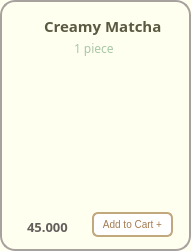
       <widget class="QFrame" name="frame_cookcreamy">
        <property name="geometry">
         <rect>
          <x>10</x>
          <y>300</y>
          <width>191</width>
          <height>251</height>
         </rect>
        </property>
        <property name="font">
         <font>
          <family>Mongolian Baiti</family>
         </font>
        </property>
        <property name="styleSheet">
         <string notr="true">background-color:#FFFFF0;
border-radius: 15px; 
border: 2px solid #A8A29E ;</string>
        </property>
        <property name="frameShape">
         <enum>QFrame::StyledPanel</enum>
        </property>
        <property name="frameShadow">
         <enum>QFrame::Raised</enum>
        </property>
        <widget class="QLabel" name="label_cookies_creamy">
         <property name="geometry">
          <rect>
           <x>-80</x>
           <y>50</y>
           <width>241</width>
           <height>141</height>
          </rect>
         </property>
         <property name="sizePolicy">
          <sizepolicy hsizetype="Fixed" vsizetype="Fixed">
           <horstretch>25</horstretch>
           <verstretch>25</verstretch>
          </sizepolicy>
         </property>
         <property name="minimumSize">
          <size>
           <width>25</width>
           <height>25</height>
          </size>
         </property>
         <property name="maximumSize">
          <size>
           <width>16777215</width>
           <height>16777215</height>
          </size>
         </property>
         <property name="sizeIncrement">
          <size>
           <width>3</width>
           <height>0</height>
          </size>
         </property>
         <property name="styleSheet">
          <string notr="true">border:0px;
border-radius:0px;
background-color: transparent</string>
         </property>
         <property name="frameShape">
          <enum>QFrame::WinPanel</enum>
         </property>
         <property name="text">
          <string/>
         </property>
         <property name="pixmap">
          <pixmap>../images/creamy_matcha.png</pixmap>
         </property>
         <property name="scaledContents">
          <bool>true</bool>
         </property>
        </widget>
        <widget class="QLabel" name="label_creamy">
         <property name="geometry">
          <rect>
           <x>44</x>
           <y>16</y>
           <width>131</width>
           <height>20</height>
          </rect>
         </property>
         <property name="sizePolicy">
          <sizepolicy hsizetype="Fixed" vsizetype="Fixed">
           <horstretch>0</horstretch>
           <verstretch>0</verstretch>
          </sizepolicy>
         </property>
         <property name="font">
          <font>
           <family>Mongolian Baiti</family>
           <pointsize>11</pointsize>
           <weight>75</weight>
           <bold>true</bold>
          </font>
         </property>
         <property name="styleSheet">
          <string notr="true">border-radius: 0px;
border:0px solid;
color:#5A5A42</string>
         </property>
         <property name="text">
          <string>Creamy Matcha</string>
         </property>
        </widget>
        <widget class="QLabel" name="label_creamy_size">
         <property name="geometry">
          <rect>
           <x>74</x>
           <y>40</y>
           <width>51</width>
           <height>16</height>
          </rect>
         </property>
         <property name="font">
          <font>
           <family>Mongolian Baiti</family>
           <pointsize>9</pointsize>
          </font>
         </property>
         <property name="styleSheet">
          <string notr="true">color: #A7C7A7;
border:0px</string>
         </property>
         <property name="text">
          <string>1 piece</string>
         </property>
        </widget>
        <widget class="QLabel" name="label_creamy_price">
         <property name="geometry">
          <rect>
           <x>27</x>
           <y>219</y>
           <width>81</width>
           <height>16</height>
          </rect>
         </property>
         <property name="font">
          <font>
           <family>Mongolian Baiti</family>
           <pointsize>10</pointsize>
           <weight>75</weight>
           <bold>true</bold>
          </font>
         </property>
         <property name="styleSheet">
          <string notr="true">border:0px;
color: rgb(98, 94, 92);
</string>
         </property>
         <property name="text">
          <string>45.000</string>
         </property>
        </widget>
        <widget class="QPushButton" name="pushButton_add22">
         <property name="geometry">
          <rect>
           <x>92</x>
           <y>212</y>
           <width>81</width>
           <height>25</height>
          </rect>
         </property>
         <property name="maximumSize">
          <size>
           <width>16777207</width>
           <height>16777215</height>
          </size>
         </property>
         <property name="font">
          <font>
           <pointsize>-1</pointsize>
          </font>
         </property>
         <property name="styleSheet">
          <string notr="true">QPushButton {
    background-color: white;
    color: #A37B50;
    border: 2px solid #C2A87E;
    border-radius: 6px;
    padding: 4px 5px;
    font-size: 10px;
}

QPushButton:hover {
    background-color: #F7F3EF;
}

QPushButton:pressed {
    background-color: #E6D5C3;
}
</string>
         </property>
         <property name="text">
          <string>Add to Cart +</string>
         </property>
        </widget>
       </widget>
